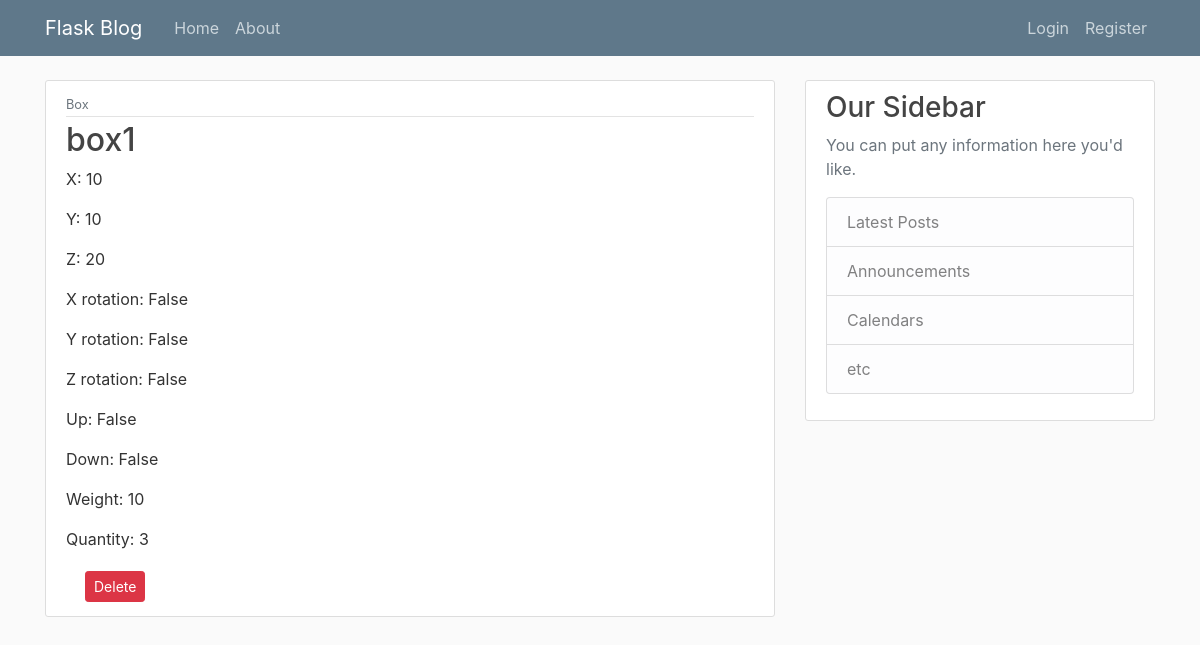
The page /packing1/1/box/1/ on the database its author committed.
### flasksite/models.py (models this page shows, shortened)
class Box(db.Model):
    id = db.Column(db.Integer, primary_key=True)
    name = db.Column(db.String(100), nullable=False)
    x = db.Column(db.Integer, nullable=False)
    y = db.Column(db.Integer, nullable=False)
    z = db.Column(db.Integer, nullable=False)
    r_x = db.Column(db.Boolean, default=False, nullable=False)
    r_y = db.Column(db.Boolean, default=False, nullable=False)
    r_z = db.Column(db.Boolean, default=False, nullable=False)
    up = db.Column(db.Boolean, default=False, nullable=False)
    down = db.Column(db.Boolean, default=False, nullable=False)
    weight = db.Column(db.Integer, nullable=False)
    quantity = db.Column(db.Integer, nullable=False)
    packing_id = db.Column(db.Integer, db.ForeignKey('packing.id'), nullable=False)

### flasksite/routes.py (the view)
@app.route('/packing1/<int:packing_id>/box/<int:box_id>/')
def box(box_id, packing_id):
    box = Box.query.get_or_404(box_id)
    packing_id=box.packing_id
    return render_template('box.html', box = box, packing_id=packing_id)

### flasksite/templates/box.html (shortened to what this page needs)
{% extends "layout.html" %}
{% block content %}
    <article class="media content-section">
        <div class="media-body">
            <div class="article-metadata">
                <small class="text-muted">Box</small>
            </div>
            <h2 class="article-title">{{ box.name }}</h2>
            <p class="article-content">X:   {{ box.x }}</p>
            <p class="article-content">Y:   {{ box.y }}</p>
            <p class="article-content">Z:   {{ box.z }}</p>
            <p class="article-content">X rotation:   {{ box.r_x }}</p>
            <p class="article-content">Y rotation:   {{ box.r_y }}</p>
            <p class="article-content">Z rotation:   {{ box.r_z }}</p>
            <p class="article-content">Up:   {{ box.up }}</p>
            <p class="article-content">Down:   {{ box.down }}</p>
            <p class="article-content">Weight:  {{ box.weight }}</p>
            <p class="article-content">Quantity:  {{ box.quantity }}</p>
            <div class="container">
                <button type="button" class="btn btn-danger btn-sm m-1" data-toggle="modal" data-target="#deleteModal">Delete</button>
            </div>
        </div>
    </article>
{% endblock content %}

### flasksite/static/main.css (style rules this page uses)
body { background: #fafafa; color: #333333; margin-top: 5rem; }
h1, h2, h3, h4, h5, h6 { color: #444444; }
.content-section { background: #ffffff; padding: 10px 20px; border: 1px solid #dddddd; border-radius: 3px; margin-bottom: 20px; }
.article-title { color: #444444; }
.article-content { white-space: pre-line; }
.article-metadata { padding-bottom: 1px; margin-bottom: 4px; border-bottom: 1px solid #e3e3e3 }

### rows shown on the page
Box: name "box1", x "10", y "10", z "20", r_x "False", r_y "False", r_z "False", up "False", down "False", weight "10", quantity "3"
